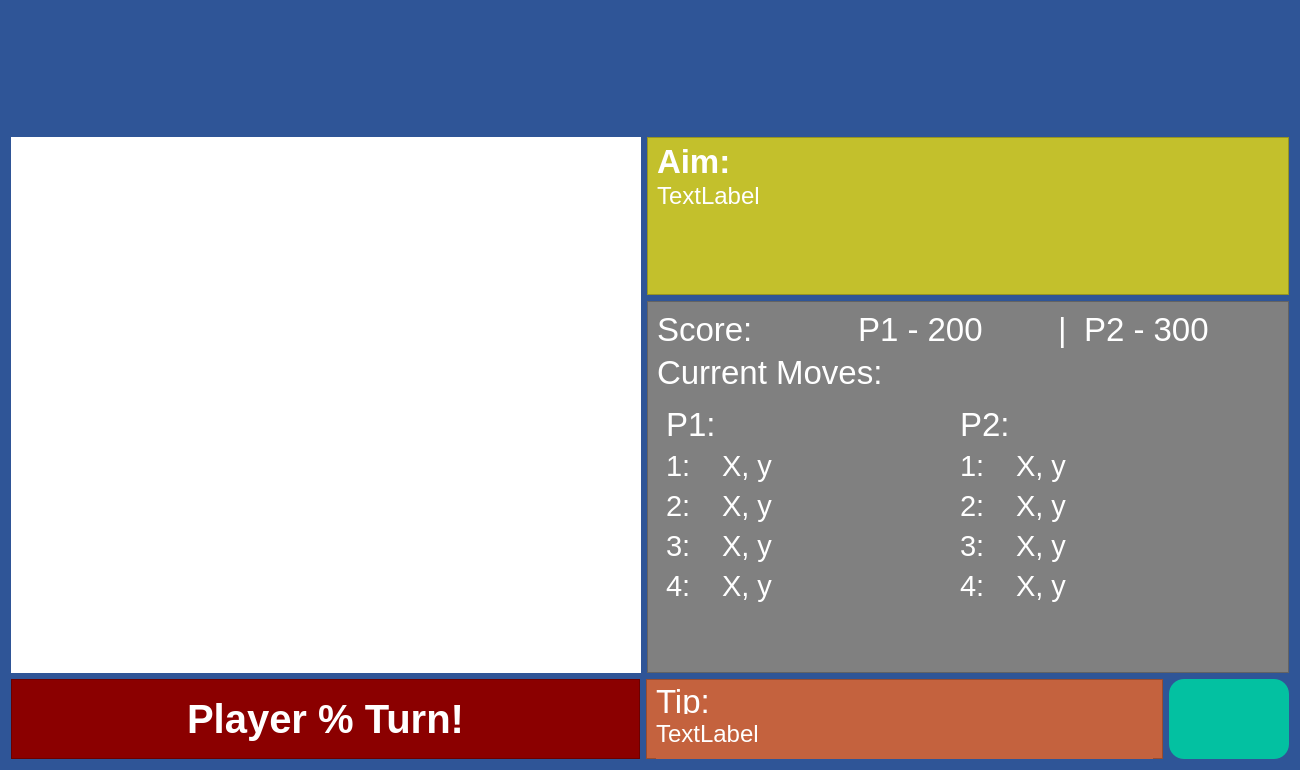
<?xml version="1.0" encoding="UTF-8"?>
<ui version="4.0">
 <class>Form</class>
 <widget class="QWidget" name="Form">
  <property name="geometry">
   <rect>
    <x>0</x>
    <y>0</y>
    <width>1300</width>
    <height>770</height>
   </rect>
  </property>
  <property name="minimumSize">
   <size>
    <width>1300</width>
    <height>770</height>
   </size>
  </property>
  <property name="windowTitle">
   <string>Form</string>
  </property>
  <property name="styleSheet">
   <string notr="true">background-color: rgb(47,85,151);</string>
  </property>
  <layout class="QVBoxLayout" name="verticalLayout_2">
   <item>
    <layout class="QHBoxLayout" name="horizontalLayout">
     <item>
      <widget class="QLabel" name="titleLabel">
       <property name="minimumSize">
        <size>
         <width>700</width>
         <height>120</height>
        </size>
       </property>
       <property name="maximumSize">
        <size>
         <width>900</width>
         <height>120</height>
        </size>
       </property>
       <property name="styleSheet">
        <string notr="true"/>
       </property>
       <property name="text">
        <string/>
       </property>
       <property name="pixmap">
        <pixmap>../../Code/Project/Images/linearregression.png</pixmap>
       </property>
       <property name="scaledContents">
        <bool>true</bool>
       </property>
      </widget>
     </item>
    </layout>
   </item>
   <item>
    <layout class="QHBoxLayout" name="horizontalLayout_2">
     <item>
      <widget class="QWidget" name="gbWidget" native="true">
       <property name="minimumSize">
        <size>
         <width>630</width>
         <height>500</height>
        </size>
       </property>
       <property name="styleSheet">
        <string notr="true">background-color: white;</string>
       </property>
      </widget>
     </item>
     <item>
      <layout class="QVBoxLayout" name="verticalLayout">
       <item>
        <widget class="QFrame" name="aimFrame">
         <property name="maximumSize">
          <size>
           <width>16777215</width>
           <height>200</height>
          </size>
         </property>
         <property name="styleSheet">
          <string notr="true">background-color: rgb(195,192,44);</string>
         </property>
         <property name="frameShape">
          <enum>QFrame::StyledPanel</enum>
         </property>
         <property name="frameShadow">
          <enum>QFrame::Raised</enum>
         </property>
         <layout class="QVBoxLayout" name="verticalLayout_3">
          <item>
           <widget class="QLabel" name="aimLabel">
            <property name="minimumSize">
             <size>
              <width>0</width>
              <height>20</height>
             </size>
            </property>
            <property name="font">
             <font>
              <pointsize>25</pointsize>
              <weight>75</weight>
              <bold>true</bold>
             </font>
            </property>
            <property name="styleSheet">
             <string notr="true">color: white;</string>
            </property>
            <property name="text">
             <string>Aim:</string>
            </property>
           </widget>
          </item>
          <item>
           <widget class="QLabel" name="aimContentLabel">
            <property name="minimumSize">
             <size>
              <width>0</width>
              <height>70</height>
             </size>
            </property>
            <property name="font">
             <font>
              <pointsize>18</pointsize>
             </font>
            </property>
            <property name="styleSheet">
             <string notr="true">color: white;</string>
            </property>
            <property name="text">
             <string>TextLabel</string>
            </property>
            <property name="alignment">
             <set>Qt::AlignLeading|Qt::AlignLeft|Qt::AlignTop</set>
            </property>
           </widget>
          </item>
          <item>
           <spacer name="verticalSpacer">
            <property name="orientation">
             <enum>Qt::Vertical</enum>
            </property>
            <property name="sizeHint" stdset="0">
             <size>
              <width>20</width>
              <height>40</height>
             </size>
            </property>
           </spacer>
          </item>
         </layout>
        </widget>
       </item>
       <item>
        <widget class="QFrame" name="scoreFrame">
         <property name="minimumSize">
          <size>
           <width>0</width>
           <height>350</height>
          </size>
         </property>
         <property name="styleSheet">
          <string notr="true">background-color: grey;</string>
         </property>
         <property name="frameShape">
          <enum>QFrame::StyledPanel</enum>
         </property>
         <property name="frameShadow">
          <enum>QFrame::Raised</enum>
         </property>
         <layout class="QVBoxLayout" name="verticalLayout_6">
          <item>
           <layout class="QVBoxLayout" name="verticalLayout_5">
            <item>
             <layout class="QHBoxLayout" name="horizontalLayout_5">
              <item>
               <widget class="QLabel" name="scoreLabel">
                <property name="maximumSize">
                 <size>
                  <width>16777215</width>
                  <height>200</height>
                 </size>
                </property>
                <property name="font">
                 <font>
                  <pointsize>25</pointsize>
                 </font>
                </property>
                <property name="styleSheet">
                 <string notr="true">color: white;</string>
                </property>
                <property name="text">
                 <string>Score: </string>
                </property>
                <property name="alignment">
                 <set>Qt::AlignLeading|Qt::AlignLeft|Qt::AlignTop</set>
                </property>
               </widget>
              </item>
              <item>
               <widget class="QLabel" name="play1ScoreLabel">
                <property name="maximumSize">
                 <size>
                  <width>16777215</width>
                  <height>200</height>
                 </size>
                </property>
                <property name="font">
                 <font>
                  <pointsize>25</pointsize>
                 </font>
                </property>
                <property name="styleSheet">
                 <string notr="true">color: white;</string>
                </property>
                <property name="text">
                 <string>P1 - 200</string>
                </property>
                <property name="alignment">
                 <set>Qt::AlignLeading|Qt::AlignLeft|Qt::AlignTop</set>
                </property>
               </widget>
              </item>
              <item>
               <widget class="QLabel" name="scoreDividerLabel">
                <property name="maximumSize">
                 <size>
                  <width>20</width>
                  <height>200</height>
                 </size>
                </property>
                <property name="font">
                 <font>
                  <pointsize>25</pointsize>
                 </font>
                </property>
                <property name="styleSheet">
                 <string notr="true">color: white;</string>
                </property>
                <property name="text">
                 <string>|</string>
                </property>
                <property name="alignment">
                 <set>Qt::AlignLeading|Qt::AlignLeft|Qt::AlignTop</set>
                </property>
               </widget>
              </item>
              <item>
               <widget class="QLabel" name="player2ScoreLabel">
                <property name="maximumSize">
                 <size>
                  <width>16777215</width>
                  <height>200</height>
                 </size>
                </property>
                <property name="font">
                 <font>
                  <pointsize>25</pointsize>
                 </font>
                </property>
                <property name="styleSheet">
                 <string notr="true">color: white;</string>
                </property>
                <property name="text">
                 <string>P2 - 300</string>
                </property>
                <property name="alignment">
                 <set>Qt::AlignLeading|Qt::AlignLeft|Qt::AlignTop</set>
                </property>
               </widget>
              </item>
             </layout>
            </item>
           </layout>
          </item>
          <item>
           <widget class="QLabel" name="currentMovesLabel">
            <property name="maximumSize">
             <size>
              <width>16777215</width>
              <height>200</height>
             </size>
            </property>
            <property name="font">
             <font>
              <pointsize>25</pointsize>
             </font>
            </property>
            <property name="styleSheet">
             <string notr="true">color: white;</string>
            </property>
            <property name="text">
             <string>Current Moves:</string>
            </property>
            <property name="alignment">
             <set>Qt::AlignLeading|Qt::AlignLeft|Qt::AlignTop</set>
            </property>
           </widget>
          </item>
          <item>
           <layout class="QHBoxLayout" name="horizontalLayout_7">
            <item>
             <widget class="QFrame" name="frame_5">
              <property name="minimumSize">
               <size>
                <width>600</width>
                <height>240</height>
               </size>
              </property>
              <property name="maximumSize">
               <size>
                <width>700</width>
                <height>16777215</height>
               </size>
              </property>
              <property name="styleSheet">
               <string notr="true">border: 0;</string>
              </property>
              <property name="frameShape">
               <enum>QFrame::StyledPanel</enum>
              </property>
              <property name="frameShadow">
               <enum>QFrame::Raised</enum>
              </property>
              <layout class="QHBoxLayout" name="horizontalLayout_6">
               <item>
                <layout class="QFormLayout" name="formLayout">
                 <item row="0" column="0">
                  <widget class="QLabel" name="p1Label">
                   <property name="font">
                    <font>
                     <pointsize>25</pointsize>
                    </font>
                   </property>
                   <property name="styleSheet">
                    <string notr="true">color: white;</string>
                   </property>
                   <property name="text">
                    <string>P1:</string>
                   </property>
                   <property name="alignment">
                    <set>Qt::AlignLeading|Qt::AlignLeft|Qt::AlignTop</set>
                   </property>
                  </widget>
                 </item>
                 <item row="1" column="0">
                  <widget class="QLabel" name="p11Label">
                   <property name="font">
                    <font>
                     <pointsize>22</pointsize>
                    </font>
                   </property>
                   <property name="styleSheet">
                    <string notr="true">color: white;</string>
                   </property>
                   <property name="text">
                    <string>1:</string>
                   </property>
                  </widget>
                 </item>
                 <item row="1" column="1">
                  <widget class="QLabel" name="p1M1Label">
                   <property name="font">
                    <font>
                     <pointsize>22</pointsize>
                    </font>
                   </property>
                   <property name="styleSheet">
                    <string notr="true">color: white;</string>
                   </property>
                   <property name="text">
                    <string>X, y</string>
                   </property>
                  </widget>
                 </item>
                 <item row="2" column="0">
                  <widget class="QLabel" name="p12Label">
                   <property name="font">
                    <font>
                     <pointsize>22</pointsize>
                    </font>
                   </property>
                   <property name="styleSheet">
                    <string notr="true">color: white;</string>
                   </property>
                   <property name="text">
                    <string>2:</string>
                   </property>
                  </widget>
                 </item>
                 <item row="2" column="1">
                  <widget class="QLabel" name="p1M2Label">
                   <property name="font">
                    <font>
                     <pointsize>22</pointsize>
                    </font>
                   </property>
                   <property name="styleSheet">
                    <string notr="true">color: white;</string>
                   </property>
                   <property name="text">
                    <string>X, y</string>
                   </property>
                  </widget>
                 </item>
                 <item row="3" column="0">
                  <widget class="QLabel" name="p13Label">
                   <property name="font">
                    <font>
                     <pointsize>22</pointsize>
                    </font>
                   </property>
                   <property name="styleSheet">
                    <string notr="true">color: white;</string>
                   </property>
                   <property name="text">
                    <string>3:</string>
                   </property>
                  </widget>
                 </item>
                 <item row="3" column="1">
                  <widget class="QLabel" name="p1M3Label">
                   <property name="font">
                    <font>
                     <pointsize>22</pointsize>
                    </font>
                   </property>
                   <property name="styleSheet">
                    <string notr="true">color: white;</string>
                   </property>
                   <property name="text">
                    <string>X, y</string>
                   </property>
                  </widget>
                 </item>
                 <item row="4" column="0">
                  <widget class="QLabel" name="p14Label">
                   <property name="font">
                    <font>
                     <pointsize>22</pointsize>
                    </font>
                   </property>
                   <property name="styleSheet">
                    <string notr="true">color: white;</string>
                   </property>
                   <property name="text">
                    <string>4:</string>
                   </property>
                  </widget>
                 </item>
                 <item row="4" column="1">
                  <widget class="QLabel" name="p1M4Label">
                   <property name="font">
                    <font>
                     <pointsize>22</pointsize>
                    </font>
                   </property>
                   <property name="styleSheet">
                    <string notr="true">color: white;</string>
                   </property>
                   <property name="text">
                    <string>X, y</string>
                   </property>
                  </widget>
                 </item>
                 <item row="0" column="1">
                  <spacer name="horizontalSpacer">
                   <property name="orientation">
                    <enum>Qt::Horizontal</enum>
                   </property>
                   <property name="sizeHint" stdset="0">
                    <size>
                     <width>40</width>
                     <height>20</height>
                    </size>
                   </property>
                  </spacer>
                 </item>
                </layout>
               </item>
               <item>
                <layout class="QFormLayout" name="formLayout_2">
                 <item row="0" column="0">
                  <widget class="QLabel" name="p2Label">
                   <property name="font">
                    <font>
                     <pointsize>25</pointsize>
                    </font>
                   </property>
                   <property name="styleSheet">
                    <string notr="true">color: white;</string>
                   </property>
                   <property name="text">
                    <string>P2:</string>
                   </property>
                   <property name="alignment">
                    <set>Qt::AlignLeading|Qt::AlignLeft|Qt::AlignTop</set>
                   </property>
                  </widget>
                 </item>
                 <item row="0" column="1">
                  <spacer name="horizontalSpacer_2">
                   <property name="orientation">
                    <enum>Qt::Horizontal</enum>
                   </property>
                   <property name="sizeHint" stdset="0">
                    <size>
                     <width>40</width>
                     <height>20</height>
                    </size>
                   </property>
                  </spacer>
                 </item>
                 <item row="1" column="0">
                  <widget class="QLabel" name="label_17">
                   <property name="font">
                    <font>
                     <pointsize>22</pointsize>
                    </font>
                   </property>
                   <property name="styleSheet">
                    <string notr="true">color: white;</string>
                   </property>
                   <property name="text">
                    <string>1:</string>
                   </property>
                  </widget>
                 </item>
                 <item row="1" column="1">
                  <widget class="QLabel" name="p2M1Label">
                   <property name="font">
                    <font>
                     <pointsize>22</pointsize>
                    </font>
                   </property>
                   <property name="styleSheet">
                    <string notr="true">color: white;</string>
                   </property>
                   <property name="text">
                    <string>X, y</string>
                   </property>
                  </widget>
                 </item>
                 <item row="2" column="0">
                  <widget class="QLabel" name="label_18">
                   <property name="font">
                    <font>
                     <pointsize>22</pointsize>
                    </font>
                   </property>
                   <property name="styleSheet">
                    <string notr="true">color: white;</string>
                   </property>
                   <property name="text">
                    <string>2:</string>
                   </property>
                  </widget>
                 </item>
                 <item row="2" column="1">
                  <widget class="QLabel" name="p2M2Label">
                   <property name="font">
                    <font>
                     <pointsize>22</pointsize>
                    </font>
                   </property>
                   <property name="styleSheet">
                    <string notr="true">color: white;</string>
                   </property>
                   <property name="text">
                    <string>X, y</string>
                   </property>
                  </widget>
                 </item>
                 <item row="3" column="0">
                  <widget class="QLabel" name="label_19">
                   <property name="font">
                    <font>
                     <pointsize>22</pointsize>
                    </font>
                   </property>
                   <property name="styleSheet">
                    <string notr="true">color: white;</string>
                   </property>
                   <property name="text">
                    <string>3:</string>
                   </property>
                  </widget>
                 </item>
                 <item row="3" column="1">
                  <widget class="QLabel" name="p2M3Label">
                   <property name="font">
                    <font>
                     <pointsize>22</pointsize>
                    </font>
                   </property>
                   <property name="styleSheet">
                    <string notr="true">color: white;</string>
                   </property>
                   <property name="text">
                    <string>X, y</string>
                   </property>
                  </widget>
                 </item>
                 <item row="4" column="0">
                  <widget class="QLabel" name="label_20">
                   <property name="font">
                    <font>
                     <pointsize>22</pointsize>
                    </font>
                   </property>
                   <property name="styleSheet">
                    <string notr="true">color: white;</string>
                   </property>
                   <property name="text">
                    <string>4:</string>
                   </property>
                  </widget>
                 </item>
                 <item row="4" column="1">
                  <widget class="QLabel" name="p2M4Label">
                   <property name="font">
                    <font>
                     <pointsize>22</pointsize>
                    </font>
                   </property>
                   <property name="styleSheet">
                    <string notr="true">color: white;</string>
                   </property>
                   <property name="text">
                    <string>X, y</string>
                   </property>
                  </widget>
                 </item>
                </layout>
               </item>
              </layout>
             </widget>
            </item>
            <item>
             <spacer name="horizontalSpacer_3">
              <property name="orientation">
               <enum>Qt::Horizontal</enum>
              </property>
              <property name="sizeHint" stdset="0">
               <size>
                <width>40</width>
                <height>20</height>
               </size>
              </property>
             </spacer>
            </item>
           </layout>
          </item>
          <item>
           <spacer name="verticalSpacer_2">
            <property name="orientation">
             <enum>Qt::Vertical</enum>
            </property>
            <property name="sizeHint" stdset="0">
             <size>
              <width>20</width>
              <height>40</height>
             </size>
            </property>
           </spacer>
          </item>
         </layout>
        </widget>
       </item>
      </layout>
     </item>
    </layout>
   </item>
   <item>
    <layout class="QHBoxLayout" name="horizontalLayout_3">
     <item>
      <widget class="QFrame" name="playerTurnFrame">
       <property name="minimumSize">
        <size>
         <width>629</width>
         <height>80</height>
        </size>
       </property>
       <property name="maximumSize">
        <size>
         <width>16777215</width>
         <height>200</height>
        </size>
       </property>
       <property name="styleSheet">
        <string notr="true">background-color: darkred;</string>
       </property>
       <property name="frameShape">
        <enum>QFrame::StyledPanel</enum>
       </property>
       <property name="frameShadow">
        <enum>QFrame::Raised</enum>
       </property>
       <layout class="QHBoxLayout" name="horizontalLayout_4">
        <item>
         <widget class="QLabel" name="playerTurnLabel">
          <property name="font">
           <font>
            <pointsize>30</pointsize>
            <weight>75</weight>
            <bold>true</bold>
           </font>
          </property>
          <property name="styleSheet">
           <string notr="true">color: white;</string>
          </property>
          <property name="text">
           <string>Player % Turn!</string>
          </property>
          <property name="alignment">
           <set>Qt::AlignCenter</set>
          </property>
         </widget>
        </item>
       </layout>
      </widget>
     </item>
     <item>
      <widget class="QFrame" name="tipInfoFrame">
       <property name="minimumSize">
        <size>
         <width>0</width>
         <height>80</height>
        </size>
       </property>
       <property name="maximumSize">
        <size>
         <width>16777215</width>
         <height>200</height>
        </size>
       </property>
       <property name="styleSheet">
        <string notr="true">background-color: rgb(196,98,62);</string>
       </property>
       <property name="frameShape">
        <enum>QFrame::StyledPanel</enum>
       </property>
       <property name="frameShadow">
        <enum>QFrame::Raised</enum>
       </property>
       <layout class="QVBoxLayout" name="verticalLayout_4">
        <item>
         <widget class="QLabel" name="tipLabel">
          <property name="minimumSize">
           <size>
            <width>0</width>
            <height>25</height>
           </size>
          </property>
          <property name="font">
           <font>
            <pointsize>25</pointsize>
           </font>
          </property>
          <property name="styleSheet">
           <string notr="true">color: white;</string>
          </property>
          <property name="text">
           <string>Tip: </string>
          </property>
         </widget>
        </item>
        <item>
         <widget class="QLabel" name="tipContentLabel">
          <property name="minimumSize">
           <size>
            <width>0</width>
            <height>40</height>
           </size>
          </property>
          <property name="font">
           <font>
            <pointsize>18</pointsize>
           </font>
          </property>
          <property name="styleSheet">
           <string notr="true">color: white;</string>
          </property>
          <property name="text">
           <string>TextLabel</string>
          </property>
          <property name="alignment">
           <set>Qt::AlignLeading|Qt::AlignLeft|Qt::AlignTop</set>
          </property>
         </widget>
        </item>
       </layout>
      </widget>
     </item>
     <item>
      <widget class="QPushButton" name="homeButton">
       <property name="minimumSize">
        <size>
         <width>120</width>
         <height>80</height>
        </size>
       </property>
       <property name="maximumSize">
        <size>
         <width>120</width>
         <height>80</height>
        </size>
       </property>
       <property name="styleSheet">
        <string notr="true">background-color: rgb(3,193,161); border-radius: 15px;</string>
       </property>
       <property name="text">
        <string/>
       </property>
       <property name="icon">
        <iconset>
         <normaloff>../../Code/Project/Images/home-solid.svg</normaloff>../../Code/Project/Images/home-solid.svg</iconset>
       </property>
       <property name="iconSize">
        <size>
         <width>80</width>
         <height>40</height>
        </size>
       </property>
      </widget>
     </item>
    </layout>
   </item>
  </layout>
 </widget>
 <resources/>
 <connections/>
</ui>
